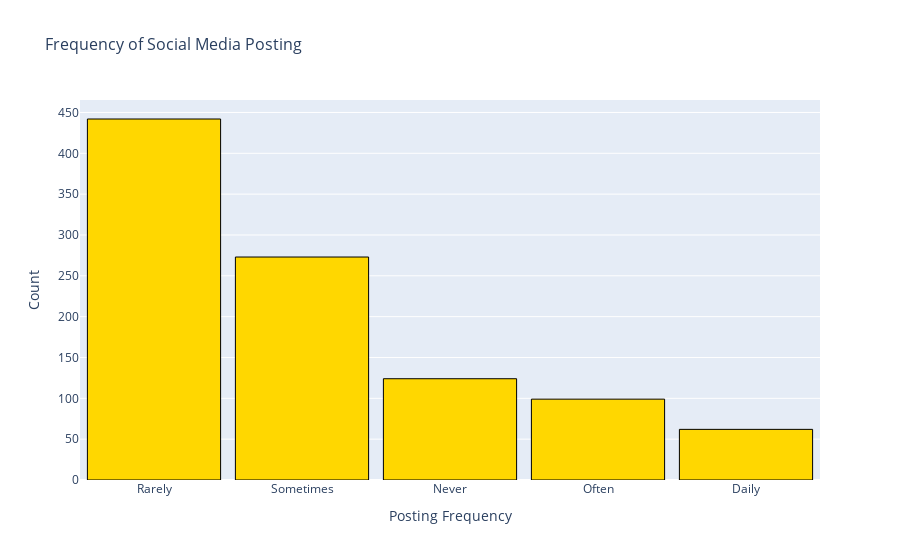

Notebook code for this chart:
### Markdown cell above
Most of the people have average academic performance with a count of 432 which is approximately 43.2% of the dataset. Least of them has poor academic performance with a count of 238 which is approximately 23.8% of the dataset. The good academic people are of 33% of the total people with a count of 330.

### Code cell
# posting_frequency distribution
# Never (0), Rarely (1), Sometimes (2), Often (3), Daily (4)
df["posting_frequency"] = df["posting_frequency"].replace({
    'Always' : 'Daily'
})
fig = px.histogram(df, x='posting_frequency', nbins=5, 
                   title="Frequency of Social Media Posting",
                   color_discrete_sequence=['gold','green'])

fig.update_traces(marker=dict(line=dict(width=1, color='black')))
fig.update_layout(xaxis_title="Posting Frequency",
                  yaxis_title="Count", 
                  title_font=dict(size=16),
                  xaxis_title_font=dict(size=14),
                  yaxis_title_font=dict(size=14),
                  bargap=0.1)

fig.show()  #for notebook
#fig.show("png") #for github it only supports non interactive

### Figure 1 — Plotly figure (JSON) as saved in the notebook; plotly's stock layout.template omitted (floating-point values rounded to 4 significant figures; data arrays with more than 128 entries replaced by an {"elided": "..."} marker saying what was removed)
{"data": [{"alignmentgroup": "True", "bingroup": "x", "hovertemplate": "posting_frequency=%{x}<br>count=%{y}<extra></extra>", "legendgroup": "", "marker": {"color": "gold", "pattern": {"shape": ""}, "line": {"color": "black", "width": 1}}, "name": "", "nbinsx": 5, "offsetgroup": "", "orientation": "v", "showlegend": false, "x": {"elided": "1000 str values"}, "xaxis": "x", "yaxis": "y", "type": "histogram"}], "layout": {"xaxis": {"anchor": "y", "domain": [0.0, 1.0], "title": {"text": "Posting Frequency", "font": {"size": 14}}}, "yaxis": {"anchor": "x", "domain": [0.0, 1.0], "title": {"text": "Count", "font": {"size": 14}}}, "legend": {"tracegroupgap": 0}, "title": {"text": "Frequency of Social Media Posting", "font": {"size": 16}}, "barmode": "relative", "bargap": 0.1}}
